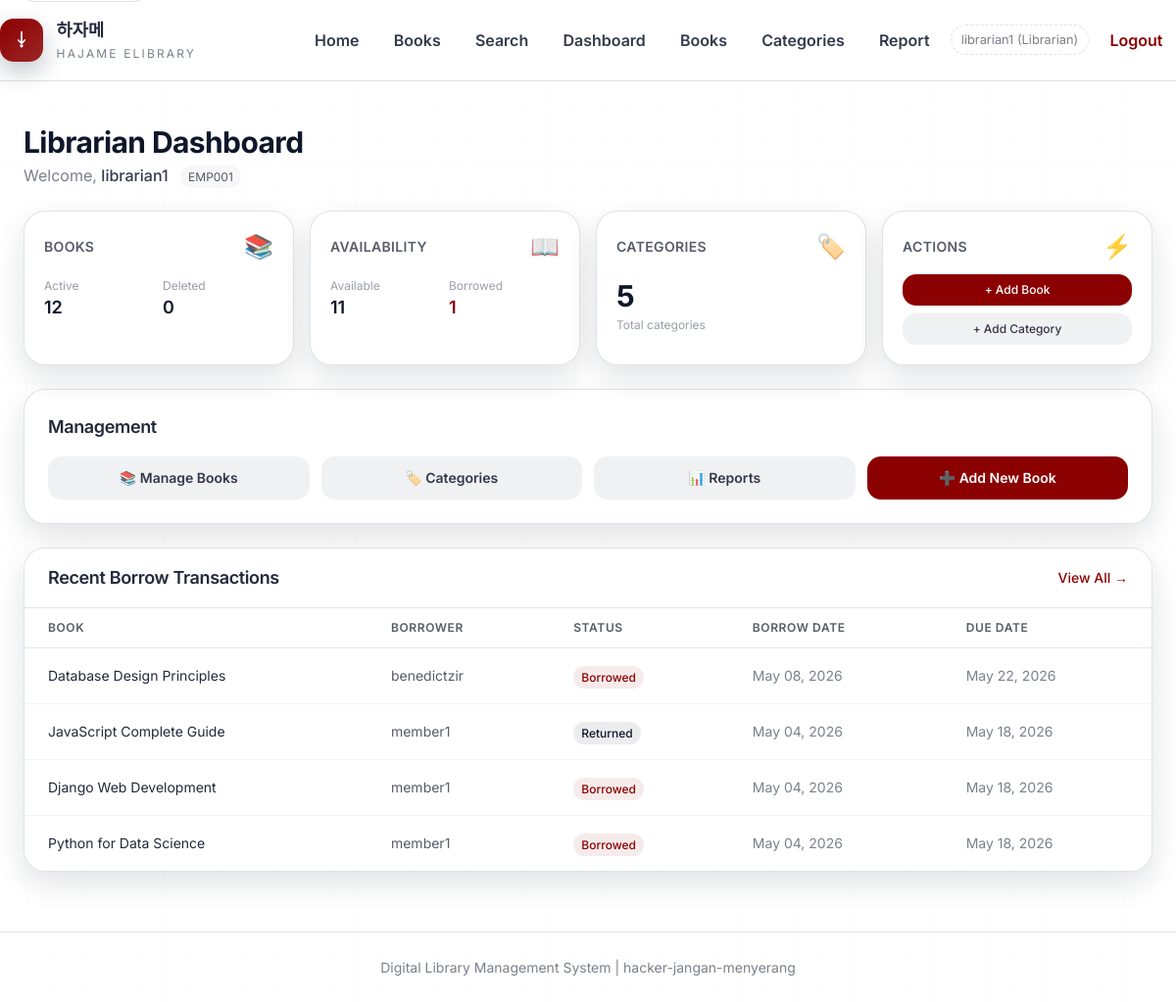
Page /librarian/ (signed in) on the committed database.
### main/models.py (models this page shows, shortened)
class User(AbstractUser):
    class Role(models.TextChoices):
        MEMBER = 'member', 'Member'
        LIBRARIAN = 'librarian', 'Librarian'
        ADMIN = 'admin', 'Admin'
    role = models.CharField(
        max_length=20,
        choices=Role.choices,
        default=Role.MEMBER
    )
    employee_id = models.CharField(
        max_length=50,
        blank=True,
        null=True,
        help_text="Employee ID for Librarian role"
    )
    membership_number = models.CharField(
        max_length=50,
        blank=True,
        null=True,
        help_text="Membership number for Member role"
    )
    class Meta:
        db_table = 'users'

class BorrowTransaction(models.Model):
    class Status(models.TextChoices):
        BORROWED = 'borrowed', 'Borrowed'
        RETURNED = 'returned', 'Returned'
    book = models.ForeignKey(
        Book,
        on_delete=models.CASCADE,
        related_name='transactions'
    )
    borrower = models.ForeignKey(
        User,
        on_delete=models.CASCADE,
        related_name='borrow_transactions'
    )
    employee_id = models.CharField(
        max_length=50,
        blank=True,
        null=True,
        help_text="Employee ID of librarian who processed the transaction"
    )
    membership_number = models.CharField(
        max_length=50,
        blank=True,
        null=True,
        help_text="Membership number of member"
    )
    borrow_date = models.DateTimeField(auto_now_add=True)
    due_date = models.DateTimeField()
    return_date = models.DateTimeField(null=True, blank=True)
    status = models.CharField(
        max_length=20,
        choices=Status.choices,
        default=Status.BORROWED
    )
    class Meta:
        db_table = 'borrow_transactions'

class Book(models.Model):
    class Status(models.TextChoices):
        AVAILABLE = 'available', 'Available'
        NOT_AVAILABLE = 'not_available', 'Not Available'
    title = models.CharField(max_length=255)
    author = models.CharField(max_length=255)
    isbn = models.CharField(
        max_length=20,
        validators=[RegexValidator(
            regex=r'^[0-9\-]+$',
            message='ISBN can only contain numbers and hyphens'
        )]
    )
    description = models.TextField(blank=True)
    status = models.CharField(
        max_length=20,
        choices=Status.choices,
        default=Status.AVAILABLE
    )
    ebook_file = models.FileField(
        upload_to='ebooks/',
        blank=True,
        null=True
    )
    category = models.ForeignKey(
        Category,
        on_delete=models.SET_NULL,
        null=True,
        related_name='books'
    )
    is_deleted = models.BooleanField(default=False)
    created_by = models.ForeignKey(
        User,
        on_delete=models.SET_NULL,
        null=True,
        related_name='books_created'
    )
    created_at = models.DateTimeField(auto_now_add=True)
    updated_at = models.DateTimeField(auto_now=True)
    class Meta:
        db_table = 'books'

### main/librarian_views.py (the view)
# urls.py: path('librarian/', librarian_views.librarian_dashboard, name='librarian_dashboard'),
@role_required('librarian')
@require_http_methods(["GET"])
def librarian_dashboard(request):
    total_books = Book.objects.filter(is_deleted=False).count()
    total_deleted = Book.objects.filter(is_deleted=True).count()
    total_available = Book.objects.filter(is_deleted=False, status='available').count()
    total_borrowed = Book.objects.filter(is_deleted=False, status='not_available').count()
    total_categories = Category.objects.count()
    recent_transactions = BorrowTransaction.objects.select_related(
        'book', 'borrower'
    ).order_by('-borrow_date')[:10]
    return render(request, 'main/librarian_dashboard.html', {
        'total_books': total_books,
        'total_deleted': total_deleted,
        'total_available': total_available,
        'total_borrowed': total_borrowed,
        'total_categories': total_categories,
        'recent_transactions': recent_transactions,
    })

### main/templates/main/librarian_dashboard.html (shortened to what this page needs)
{% extends 'main/base.html' %}
{% block content %}
<div class="space-y-6">
    <div class="flex items-center justify-between">
        <div>
            <h2 class="text-3xl font-bold text-slate-900">Librarian Dashboard</h2>
            <p class="text-slate-500 mt-1">
                Welcome, <span class="font-medium text-slate-700">{{ user.username }}</span>
                {% if user.employee_id %}
                    <span class="text-xs bg-slate-100 text-slate-600 px-2 py-1 rounded-full ml-2">
                        {{ user.employee_id }}
                    </span>
                {% endif %}
            </p>
        </div>
    </div>
    <div class="grid grid-cols-1 md:grid-cols-2 lg:grid-cols-4 gap-4">
        <div class="bg-white border border-slate-200 rounded-2xl shadow-sm p-5">
            <div class="flex items-center justify-between">
                <h3 class="text-sm font-semibold text-slate-600 uppercase tracking-wide">Books</h3>
                <span class="text-2xl">📚</span>
            </div>
            <div class="mt-4 grid grid-cols-2 gap-2 text-xs text-slate-600">
                <div>
                    <p class="text-slate-400">Active</p>
                    <p class="text-lg font-semibold text-slate-900">{{ total_books }}</p>
                </div>
                <div>
                    <p class="text-slate-400">Deleted</p>
                    <p class="text-lg font-semibold text-slate-900">{{ total_deleted }}</p>
                </div>
            </div>
        </div>
        <div class="bg-white border border-slate-200 rounded-2xl shadow-sm p-5">
            <div class="flex items-center justify-between">
                <h3 class="text-sm font-semibold text-slate-600 uppercase tracking-wide">Availability</h3>
                <span class="text-2xl">📖</span>
            </div>
            <div class="mt-4 grid grid-cols-2 gap-2 text-xs text-slate-600">
                <div>
                    <p class="text-slate-400">Available</p>
                    <p class="text-lg font-semibold text-green-700">{{ total_available }}</p>
                </div>
                <div>
                    <p class="text-slate-400">Borrowed</p>
                    <p class="text-lg font-semibold text-amber-700">{{ total_borrowed }}</p>
                </div>
            </div>
        </div>
        <div class="bg-white border border-slate-200 rounded-2xl shadow-sm p-5">
            <div class="flex items-center justify-between">
                <h3 class="text-sm font-semibold text-slate-600 uppercase tracking-wide">Categories</h3>
                <span class="text-2xl">🏷️</span>
            </div>
            <div class="mt-4">
                <p class="text-3xl font-bold text-slate-900">{{ total_categories }}</p>
                <p class="text-xs text-slate-400 mt-1">Total categories</p>
            </div>
        </div>
        <div class="bg-white border border-slate-200 rounded-2xl shadow-sm p-5">
            <div class="flex items-center justify-between">
                <h3 class="text-sm font-semibold text-slate-600 uppercase tracking-wide">Actions</h3>
                <span class="text-2xl">⚡</span>
            </div>
            <div class="mt-3 space-y-2">
                <a href="{% url 'main:add_book' %}" class="block text-center px-3 py-2 bg-red-800 text-white text-xs font-medium rounded-lg hover:bg-red-900 transition-colors" id="quick-add-book">
                    + Add Book
                </a>
                <a href="{% url 'main:add_category' %}" class="block text-center px-3 py-2 bg-slate-200 text-slate-700 text-xs font-medium rounded-lg hover:bg-slate-300 transition-colors" id="quick-add-category">
                    + Add Category
                </a>
            </div>
        </div>
    </div>
    <div class="bg-white border border-slate-200 rounded-2xl shadow-sm p-6">
        <h3 class="text-lg font-semibold text-slate-800 mb-4">Management</h3>
        <div class="grid grid-cols-1 md:grid-cols-4 gap-3">
            <a href="{% url 'main:book_management_list' %}" class="px-4 py-3 rounded-lg bg-slate-200 text-slate-700 font-semibold text-sm text-center hover:bg-slate-300 transition-colors" id="manage-books-btn">
                📚 Manage Books
            </a>
            <a href="{% url 'main:category_list' %}" class="px-4 py-3 rounded-lg bg-slate-200 text-slate-700 font-semibold text-sm text-center hover:bg-slate-300 transition-colors" id="manage-categories-btn">
                🏷️ Categories
            </a>
            <a href="{% url 'main:generate_report' %}" class="px-4 py-3 rounded-lg bg-slate-200 text-slate-700 font-semibold text-sm text-center hover:bg-slate-300 transition-colors" id="view-report-btn">
                📊 Reports
            </a>
            <a href="{% url 'main:add_book' %}" class="px-4 py-3 rounded-lg bg-red-800 text-white font-semibold text-sm text-center hover:bg-red-900 transition-colors" id="add-book-btn">
                ➕ Add New Book
            </a>
        </div>
    </div>
    <div class="bg-white border border-slate-200 rounded-2xl shadow-sm overflow-hidden">
        <div class="px-6 py-4 border-b border-slate-200 bg-slate-50 flex items-center justify-between">
            <h3 class="text-lg font-semibold text-slate-800">Recent Borrow Transactions</h3>
            <a href="{% url 'main:generate_report' %}" class="text-sm text-red-700 hover:text-red-800 font-medium">
                View All →
            </a>
        </div>
        {% if recent_transactions %}
            <div class="overflow-x-auto">
                <table class="min-w-full divide-y divide-slate-200">
                    <thead class="bg-slate-50">
                        <tr>
                            <th class="px-6 py-3 text-left text-xs font-semibold text-slate-600 uppercase tracking-wider">Book</th>
                            <th class="px-6 py-3 text-left text-xs font-semibold text-slate-600 uppercase tracking-wider">Borrower</th>
                            <th class="px-6 py-3 text-left text-xs font-semibold text-slate-600 uppercase tracking-wider">Status</th>
                            <th class="px-6 py-3 text-left text-xs font-semibold text-slate-600 uppercase tracking-wider">Borrow Date</th>
                            <th class="px-6 py-3 text-left text-xs font-semibold text-slate-600 uppercase tracking-wider">Due Date</th>
                        </tr>
                    </thead>
                    <tbody class="bg-white divide-y divide-slate-100">
                        {% for tx in recent_transactions %}
                            <tr class="hover:bg-slate-50 transition-colors">
                                <td class="px-6 py-4 text-sm text-slate-800">{{ tx.book.title }}</td>
                                <td class="px-6 py-4 text-sm text-slate-600">{{ tx.borrower.username }}</td>
                                <td class="px-6 py-4">
                                    {% if tx.status == 'borrowed' %}
                                        <span class="px-2 py-1 text-xs font-medium bg-amber-100 text-amber-700 rounded-full">Borrowed</span>
                                    {% else %}
                                        <span class="px-2 py-1 text-xs font-medium bg-green-100 text-green-700 rounded-full">Returned</span>
                                    {% endif %}
                                </td>
                                <td class="px-6 py-4 text-sm text-slate-500">{{ tx.borrow_date|date:"M d, Y" }}</td>
                                <td class="px-6 py-4 text-sm text-slate-500">{{ tx.due_date|date:"M d, Y" }}</td>
                            </tr>
                        {% endfor %}
                    </tbody>
                </table>
            </div>
        {% else %}
            <div class="px-6 py-8 text-center text-sm text-slate-500">
                <div class="text-3xl mb-2">📋</div>
                No transactions yet.
            </div>
        {% endif %}
    </div>
</div>
{% endblock %}

### main/templates/main/base.html (shortened to what this page needs)
{% load static %}
<!DOCTYPE html>
<html lang="en">
<head>
    <script src="https://cdn.tailwindcss.com"></script>
    <link rel="stylesheet" href="{% static 'css/style.css' %}">
</head>
<body class="app-shell bg-white text-slate-800 min-h-screen flex flex-col">
    <header class="site-header">
        <div class="container-custom header-row">
            <a href="{% url 'main:landing' %}" class="brand-link">
                <span class="brand-mark" aria-hidden="true">
                    <svg viewBox="0 0 24 24" class="w-4 h-4 text-white" fill="none" stroke="currentColor" stroke-width="2">
                        <path d="M12 2L12 16M12 16L8 12M12 16L16 12" stroke-linecap="round" stroke-linejoin="round"></path>
                        <circle cx="12" cy="19" r="1"></circle>
                    </svg>
                </span>
                <span class="brand-text">
                    <span class="brand-title">하자메</span>
                    <span class="brand-sub">Hajame eLibrary</span>
                </span>
            </a>
            <nav class="site-nav">
                <a href="{% url 'main:landing' %}" class="nav-link">Home</a>
                <a href="{% url 'main:book_list' %}" class="nav-link">Books</a>
                <a href="{% url 'main:search_books' %}" class="nav-link">Search</a>
                {% if user.is_authenticated %}
                    {% if user.role == 'member' %}
                        <a href="{% url 'main:member_dashboard' %}" class="nav-link">Dashboard</a>
                        <a href="{% url 'main:borrow_history' %}" class="nav-link">My History</a>
                    {% elif user.role == 'librarian' %}
                        <a href="{% url 'main:librarian_dashboard' %}" class="nav-link">Dashboard</a>
                        <a href="{% url 'main:book_management_list' %}" class="nav-link">Books</a>
                        <a href="{% url 'main:category_list' %}" class="nav-link">Categories</a>
                        <a href="{% url 'main:generate_report' %}" class="nav-link">Report</a>
                    {% elif user.role == 'admin' %}
                        <a href="{% url 'main:admin_dashboard' %}" class="nav-link">Dashboard</a>
                        <a href="{% url 'main:lockout_admin' %}" class="nav-link">Admin Panel</a>
                    {% endif %}
                    <span class="nav-meta">{{ user.username }} ({{ user.get_role_display }})</span>
                    <a href="{% url 'main:logout' %}" class="nav-link nav-ghost">Logout</a>
                {% else %}
                    <a href="{% url 'main:login' %}" class="nav-cta">Login</a>
                {% endif %}
            </nav>
        </div>
    </header>
    <main id="main-content" class="site-main flex-1">
        <div class="container-custom">
            {% block content %}{% endblock %}
        </div>
    </main>
    <footer class="site-footer">
        <div class="container-custom text-center text-sm">
            <p>Digital Library Management System | hacker-jangan-menyerang</p>
        </div>
    </footer>
</body>
</html>

### rows in the picture
User: username "librarian1", role "Librarian", employee_id "EMP001"
BorrowTransaction: book "Database Design Principles", borrower.username "benedictzir", status "Borrowed", borrow_date "May 08, 2026", due_date "May 22, 2026"
BorrowTransaction: book "JavaScript Complete Guide", borrower.username "member1", status "Returned", borrow_date "May 04, 2026", due_date "May 18, 2026"
BorrowTransaction: book "Django Web Development", borrower.username "member1", status "Borrowed", borrow_date "May 04, 2026", due_date "May 18, 2026"
BorrowTransaction: book "Python for Data Science", borrower.username "member1", status "Borrowed", borrow_date "May 04, 2026", due_date "May 18, 2026"

### other values in the picture
{{ total_books }} "12"
{{ total_deleted }} "0"
{{ total_available }} "11"
{{ total_borrowed }} "1"
{{ total_categories }} "5"
